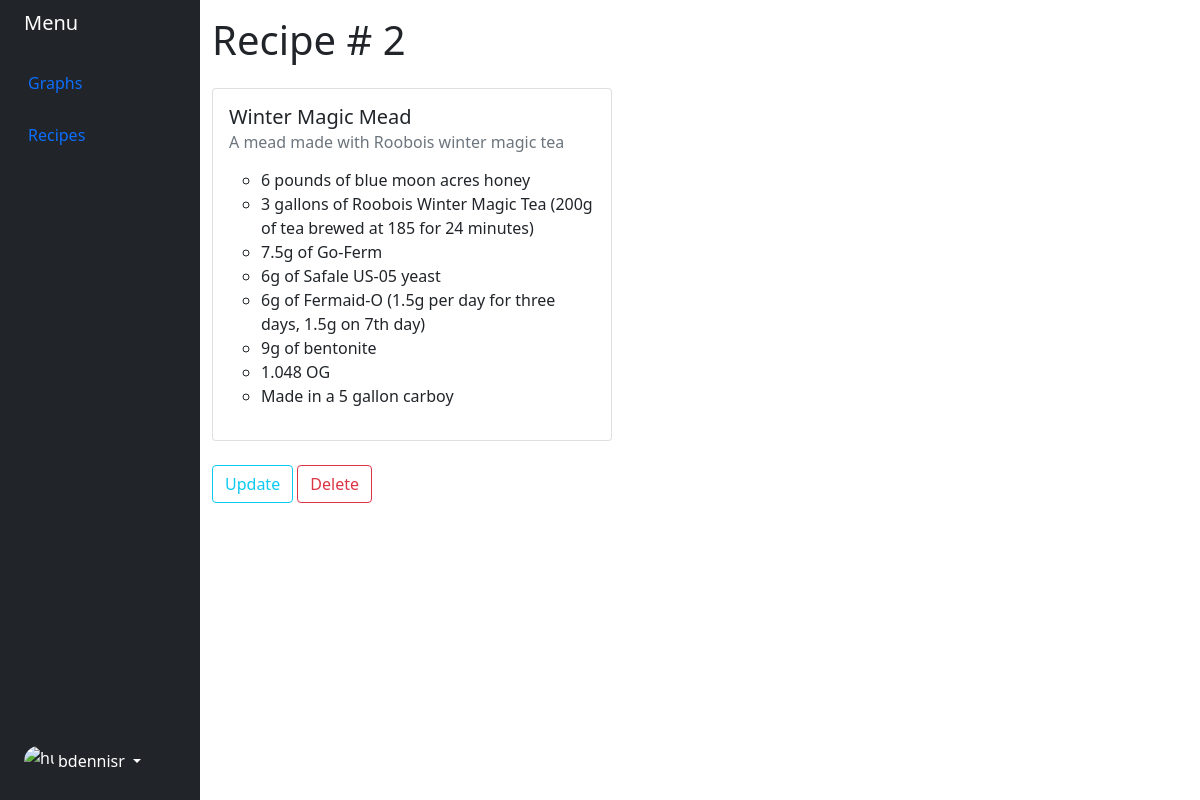
Screenshot of /recipes/2 (signed in) with the database file from the repository.
### recipes/models.py (models this page shows, shortened)
class Recipe(models.Model):
    name = models.CharField(
        max_length=200,
        unique=True
    )
    description = models.TextField()
    content = models.TextField()
    author = models.CharField(
        max_length=200
    )
    date = models.DateTimeField(("Date"), auto_now_add = True)
    class Meta:
        constraints = [
            UniqueConstraint(
                Lower('name'),
                name='genre_name_case_insensitive_unique',
                violation_error_message = "Genre already exists (case insensitive match)"
            ),
        ]

### recipes/views.py (the view)
# urls.py: path('<int:pk>', views.RecipeDetailView.as_view(), name='recipe-detail'),
class RecipeDetailView(LoginRequiredMixin, DetailView):
    login_url = '/accounts/login/'
    model = Recipe
    context_object_name = 'recipe'
    template_name = 'recipes/recipe.html'
    def get_context_data(self, **kwargs):
        context = super().get_context_data(**kwargs)
        context['recipe'].content = context['recipe'].content.split('\n')
        return context

### recipes/templates/recipes/recipe.html
{% extends 'main/base.html' %}
{% block content %}
<h1>Recipe # {{ recipe.id }}</h1>
<div class="card my-4" style="width: 25rem;">
  <div class="card-body">
    <h5 class="card-title">{{ recipe.name }}</h5>
    <h6 class="card-subtitle mb-2 text-muted">{{ recipe.description }}</h6>
    <p class="card-text">
        <ul class="entry-content" style="list-style-type: circle;">
            {% for line in recipe.content %}
                <li>{{ line }}</li>
            {% endfor %}
        </ul>
    </p>
  </div>
</div>
{% if object.author == user or user.is_staff %}
<div class="col-4">
    <a class="btn btn-outline-info" href="{% url 'recipes-update' recipe.pk %}">Update</a>
    <a class="btn btn-outline-danger" href="{% url 'recipes-delete' recipe.pk %}">Delete</a>
</div>
{% endif %}
{% endblock %}

### main/templates/main/base.html (shortened to what this page needs)
<!doctype html>
<html>
<head>
    <link href="https://cdn.jsdelivr.net/npm/bootstrap@5.0.2/dist/css/bootstrap.min.css" rel="stylesheet">
</head>
<body>
    <div class="container-fluid">
        <div class="row flex-nowrap">
            <div class="col-auto col-md-3 col-xl-2 px-sm-2 px-0 bg-dark">
                <div class="d-flex flex-column align-items-center align-items-sm-start px-3 pt-2 text-white min-vh-100">
                    <a href="/" class="d-flex align-items-center pb-3 mb-md-0 me-md-auto text-white text-decoration-none">
                        <span class="fs-5 d-none d-sm-inline">Menu</span>
                    </a>
                    <ul class="nav nav-pills flex-column mb-sm-auto mb-0 align-items-center align-items-sm-start" id="menu">
                        <li>
                            <a href="/graphs" class="nav-link px-0 align-middle">
                                 <span class="ms-1 d-none d-sm-inline">Graphs</span></a>
                        </li>
                        <li>
                            <a href="/recipes" class="nav-link px-0 align-middle">
                                 <span class="ms-1 d-none d-sm-inline">Recipes</span></a>
                        </li>
                    </ul>
                    {% if user.is_authenticated %}
                    <div class="dropdown pb-4">
                        <a href="#" class="d-flex align-items-center text-white text-decoration-none dropdown-toggle" id="dropdownUser1" data-bs-toggle="dropdown" aria-expanded="false">
                            <img src="https://github.com/mdo.png" alt="hugenerd" width="30" height="30" class="rounded-circle">
                            <span class="d-none d-sm-inline mx-1">{{ user.get_username }}</span>
                        </a>
                    </div>
                    {% endif %}
                </div>
            </div>
            <div class="col py-3">
                {% block content %}
                {% endblock %}
            </div>
        </div>
    </div>
</body>
</html>

### rows the page displays
Recipe: id "2", name "Winter Magic Mead", description "A mead made with Roobois winter magic tea"

### other values shown
{{ user.get_username }} "bdennisr"
{{ line }} "6 pounds of blue moon acres honey" "3 gallons of Roobois Winter Magic Tea (200g of tea brewed at 185 for 24 minutes)" "7.5g of Go-Ferm" "6g of Safale US-05 yeast" "6g of Fermaid-O (1.5g per day for three days, 1.5g on 7th day)" "9g of bentonite" "1.048 OG" "Made in a 5 gallon carboy"
